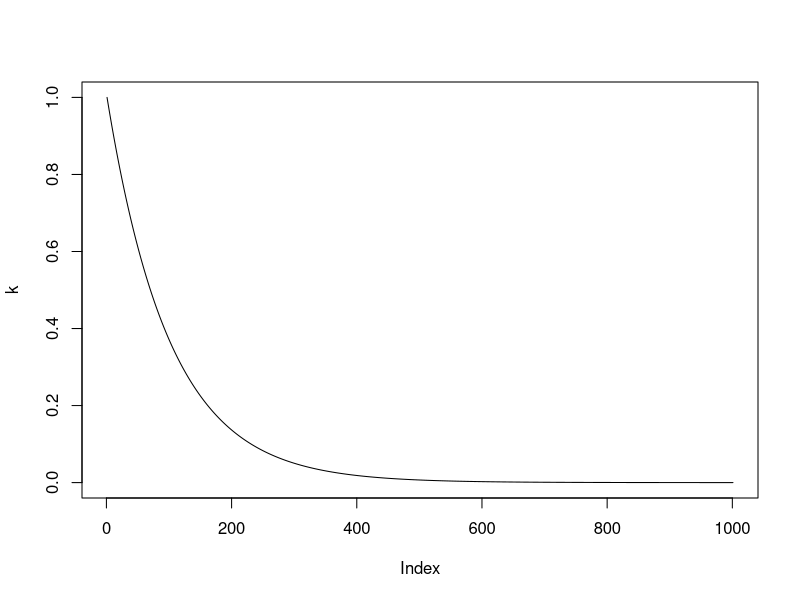

The R source for this figure:
y <- c(-2.44, 2.14, 2.54, 1.83, 2.01, 2.33, -2.79, 2.23, 2.07, 2.02)
mu <- 2.39

n = seq(0, 10, by=0.01)
k <- dexp(n,1)
plot(k, type='l')
